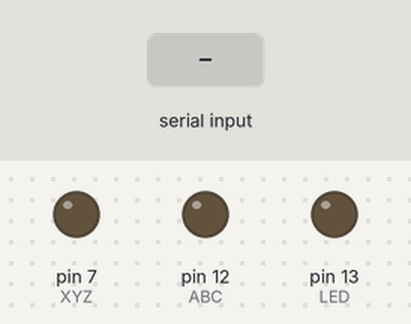
Bench run of a sketch on a simulated Arduino Uno, built with avr-gcc and run on an emulated ATmega328P. Parts: output pins drawn as LEDs (lit = HIGH). The test bench sets the inputs (shaded band).

Above: at 1.2 s.
1.3 s: "1" received over Serial
At 2.4 s:
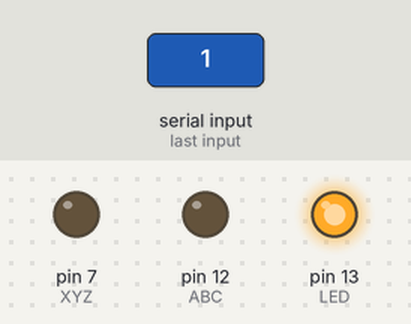
2.9 s: "3" received over Serial
At 3.6 s:
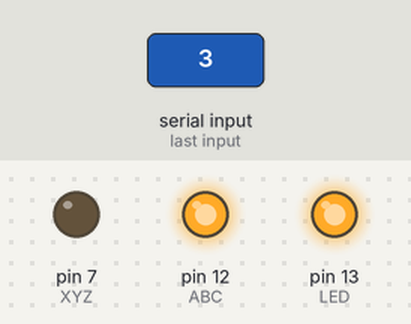
4.5 s: "2" received over Serial
At 4.9 s:
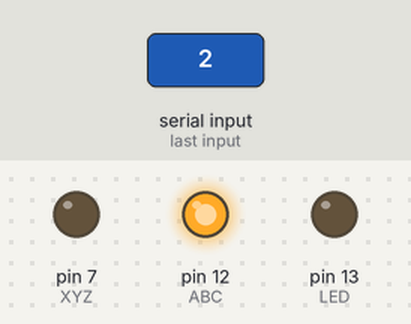
6.1 s: "5" received over Serial
At 7.3 s:
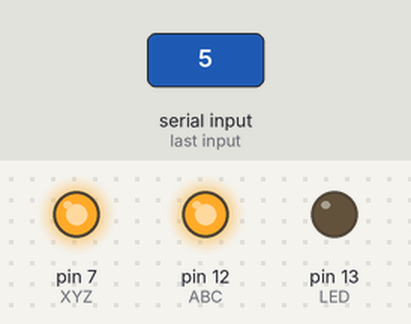
7.7 s: "4" received over Serial
At 8.5 s:
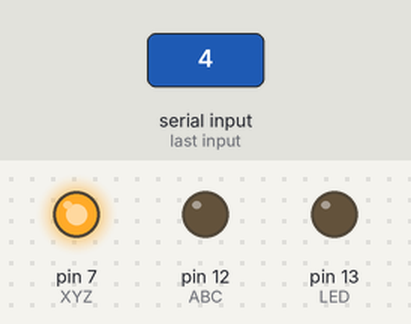
9.3 s: "6" received over Serial
At 9.7 s:
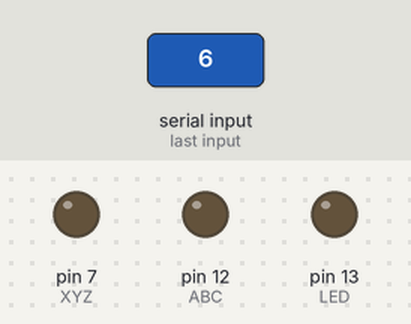
Timing chart, 0 to 11.9 s (numbered marks = the images above; inputs shaded):
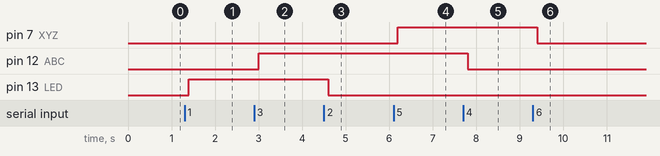

The sketch:

_13ll.ino
```cpp
char inbyte;    //Setting a char variable as inbyte
int LED = 13;   //LED on pin 13
int ABC = 12;
int XYZ = 7;
void setup(){
  // initialize the serial communications:
  Serial.begin(9600);
  digitalWrite(LED, LOW);
  digitalWrite(ABC, LOW);
  digitalWrite(XYZ, LOW);

  // initialize the LED pin as an output
  pinMode(LED, OUTPUT);
  pinMode(ABC, OUTPUT);
  pinMode(XYZ, OUTPUT);
}

void loop()
{
  // When a character arrives on the serial port this will be true
  if (Serial.available()) {
    // wait a bit for the entire message to arrive
    delay(100);

    //store the first character in var inbyte
    inbyte = Serial.read();
    if( inbyte == '1' ) function1(); //if the byte is an ASCII 0 execute function 1
    if( inbyte == '2' ) function2(); //if the byte is an ASCII 9 execute function 2
    if( inbyte == '3' ) function3();
    if( inbyte == '4' ) function4();
    if( inbyte == '5' ) function5();
    if( inbyte == '6' ) function6();

  }
}

void function1()
{
    digitalWrite(LED, HIGH);
}

void function2()
{
    digitalWrite(LED, LOW);
}
void function3()
{
  digitalWrite(ABC, HIGH);
}
void function4()
{
  digitalWrite(ABC, LOW);
}
void function5()
{
  digitalWrite(XYZ, HIGH);
}
void function6()
{
  digitalWrite(XYZ, LOW);
}
```

Measured:
- after the input at 1.3 s, pin 13 (LED): LOW → HIGH after 0.10 s
- after the input at 2.9 s, pin 12 (ABC): LOW → HIGH after 0.10 s
- after the input at 4.5 s, pin 13 (LED): HIGH → LOW after 0.10 s
- after the input at 6.1 s, pin 7 (XYZ): LOW → HIGH after 0.10 s
- after the input at 7.7 s, pin 12 (ABC): HIGH → LOW after 0.10 s
- after the input at 9.3 s, pin 7 (XYZ): HIGH → LOW after 0.10 s
